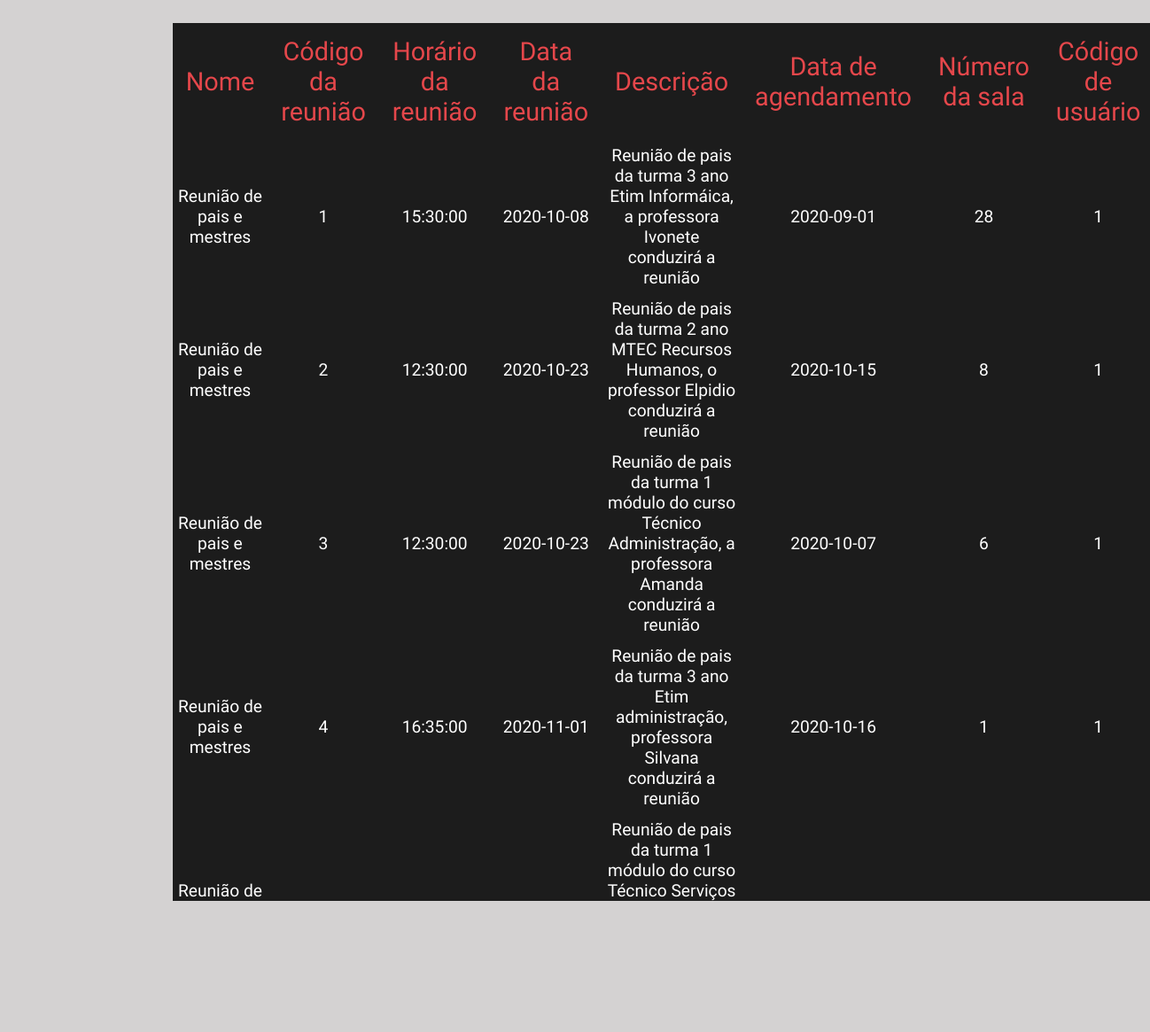
Page /rotinas/reunioes/PesqReuniao.php on the committed database.
### tables this page shows
CREATE TABLE `reunioes` (
  `cod_reuniao` int(11) NOT NULL,
  `horario_reuniao` time NOT NULL,
  `data_reuniao` date NOT NULL,
  `descricao` varchar(250) NOT NULL,
  `nome` varchar(50) NOT NULL,
  `data_agendamento` date NOT NULL,
  `num_sala` int(11) NOT NULL,
  `cod_usuario` int(11) NOT NULL
);

### rotinas/reunioes/PesqReuniao.php (the view, shortened to what this page needs)
	<!DOCTYPE html>
<html lang="pt-br">
	<head>
		<link rel="stylesheet" href="../../css/pesquisas.css">
		<link rel="stylesheet" href="https://maxcdn.bootstrapcdn.com/font-awesome/4.5.0/css/font-awesome.min.css">
		<link rel = "stylesheet" href = "https://use.fontawesome.com/releases/v5.5.0/css/all.css">
	</head>
	<body>
		<?php
			include 'config.php';
			include 'mysqlexecuta.php';
			$con = conectar();
			$ReuniaoNome = $_POST["Nome"];
			$sql = "SELECT * FROM reunioes where nome like '$ReuniaoNome%' order by nome";
			$res = mysqlexecuta($con,$sql);
			$quant = (mysql_num_rows($res));
			if ($quant==0){
				echo "Reunião não cadastrada";
			}
			else{
		?>
			<table>
				<tr id="titulo">
					<th>Nome</th>
					<th>Código da reunião</th>
					<th>Horário da reunião</th>
					<th>Data da reunião</th>
					<th>Descrição</th>
					<th>Data de agendamento</th>
					<th>Número da sala</th>
					<th>Código de usuário</th>
				</tr>
		<?php
			while ($row = mysql_fetch_array($res))
			{
		?>
					<tr>
						<td><?php echo $row['nome'];?></td>
						<td><?php echo $row['cod_reuniao'];?></td>
						<td><?php echo $row['horario_reuniao'];?></td>
						<td><?php echo $row['data_reuniao'];?></td>
						<td><?php echo $row['descricao'];?></td>
						<td><?php echo $row['data_agendamento'];?></td>
						<td><?php echo $row['num_sala'];?></td>
						<td><?php echo $row['cod_usuario'];?></td>
					</tr>
		<?php
			}
		}
		?>
		</table>
	</body>
</html>

### css/pesquisas.css (style rules this page uses)
* { margin: 0; padding: 0; box-sizing: border-box; font-family: 'Yanone Kaffeesatz', sans-serif; color:#fff; border:none; font-size:100%; }
body { background:#d4d2d2; }
table, th, td { border:none; border-collapse: collapse; }
table { width:70%; text-align: center; margin-left:15%; font-size:1.2em; margin-bottom:5%; margin-top:2%; border-radius: 10px; }
tr { text-align: center; height: 35px; background-color: #1c1c1c; }
td { padding:6px; }
th { color:#e5474b; background-color: #1c1c1c; font-weight: 100; font-size:1.5em; padding:15px; }

### rows in the picture
reunioes: nome "Reunião de pais e mestres", cod_reuniao "1", horario_reuniao "15:30:00", data_reuniao "2020-10-08", descricao "Reunião de pais da turma 3 ano Etim Informáica, a professora Ivonete conduzirá a reunião", data_agendamento "2020-09-01", num_sala "28", cod_usuario "1"
reunioes: nome "Reunião de pais e mestres", cod_reuniao "2", horario_reuniao "12:30:00", data_reuniao "2020-10-23", descricao "Reunião de pais da turma 2 ano MTEC Recursos Humanos, o professor Elpidio conduzirá a reunião", data_agendamento "2020-10-15", num_sala "8", cod_usuario "1"
reunioes: nome "Reunião de pais e mestres", cod_reuniao "3", horario_reuniao "12:30:00", data_reuniao "2020-10-23", descricao "Reunião de pais da turma 1 módulo do curso Técnico Administração, a professora Amanda conduzirá a reunião", data_agendamento "2020-10-07", num_sala "6", cod_usuario "1"
reunioes: nome "Reunião de pais e mestres", cod_reuniao "4", horario_reuniao "16:35:00", data_reuniao "2020-11-01", descricao "Reunião de pais da turma 3 ano Etim administração, professora Silvana conduzirá a reunião", data_agendamento "2020-10-16", num_sala "1", cod_usuario "1"
reunioes: nome "Reunião de pais e mestres", cod_reuniao "5", horario_reuniao "19:00:00", data_reuniao "2020-11-10", descricao "Reunião de pais da turma 1 módulo do curso Técnico Serviços Jurídicos, professor Francimar conduzirá a reunião", data_agendamento "2020-10-13", num_sala "3", cod_usuario "1"
